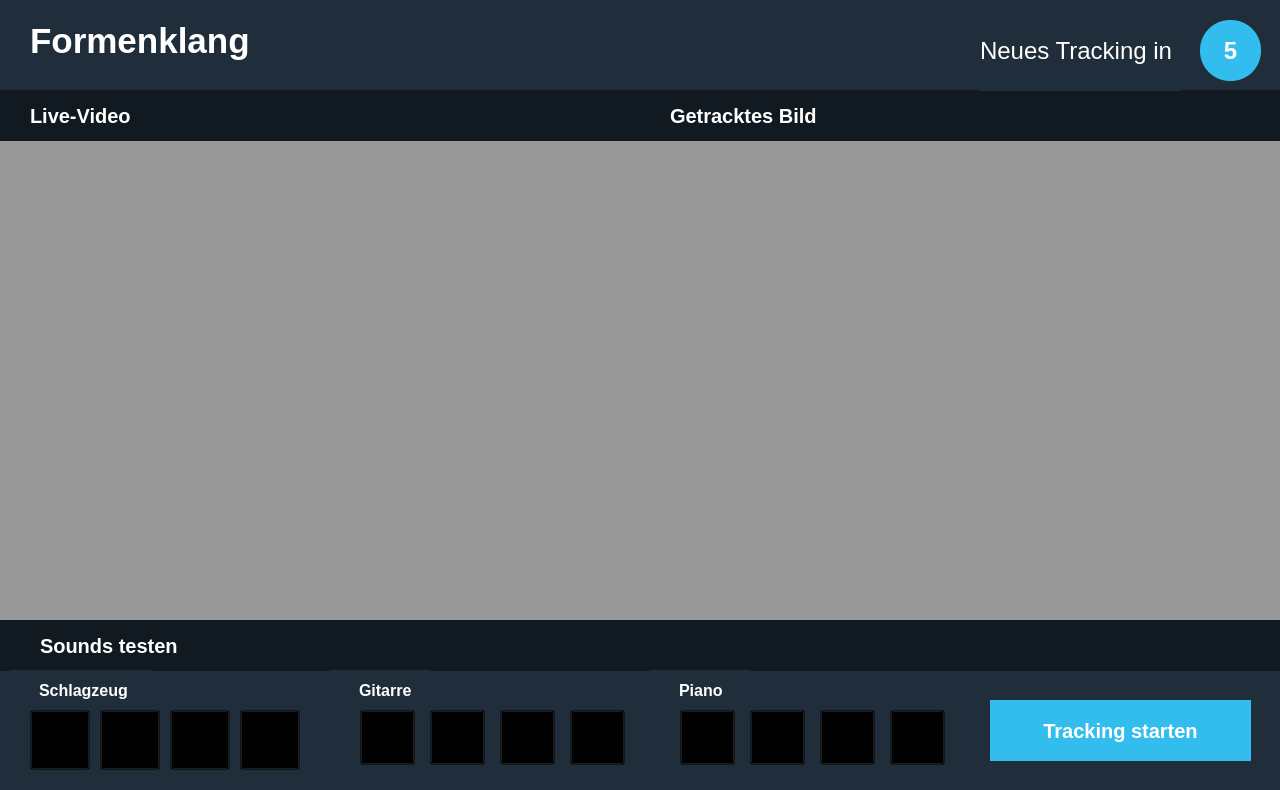
<?xml version="1.0" encoding="UTF-8"?>
<ui version="4.0">
 <class>MainWindow</class>
 <widget class="QMainWindow" name="MainWindow">
  <property name="geometry">
   <rect>
    <x>0</x>
    <y>0</y>
    <width>1280</width>
    <height>790</height>
   </rect>
  </property>
  <property name="sizePolicy">
   <sizepolicy hsizetype="Fixed" vsizetype="Fixed">
    <horstretch>0</horstretch>
    <verstretch>0</verstretch>
   </sizepolicy>
  </property>
  <property name="minimumSize">
   <size>
    <width>1280</width>
    <height>790</height>
   </size>
  </property>
  <property name="maximumSize">
   <size>
    <width>1280</width>
    <height>790</height>
   </size>
  </property>
  <property name="windowTitle">
   <string>MainWindow</string>
  </property>
  <property name="styleSheet">
   <string notr="true">background-color: #202d3a;
color: #ffffff;</string>
  </property>
  <widget class="QWidget" name="centralWidget">
   <widget class="VideoWidget" name="inputImage">
    <property name="geometry">
     <rect>
      <x>0</x>
      <y>140</y>
      <width>640</width>
      <height>480</height>
     </rect>
    </property>
    <property name="styleSheet">
     <string notr="true">border: 0;
background-color: #999999;
width: 100%;</string>
    </property>
    <property name="frameShape">
     <enum>QFrame::Box</enum>
    </property>
    <property name="text">
     <string/>
    </property>
    <property name="scaledContents">
     <bool>false</bool>
    </property>
    <property name="alignment">
     <set>Qt::AlignCenter</set>
    </property>
   </widget>
   <widget class="QLabel" name="label">
    <property name="geometry">
     <rect>
      <x>30</x>
      <y>20</y>
      <width>241</width>
      <height>41</height>
     </rect>
    </property>
    <property name="styleSheet">
     <string notr="true">font-size: 35px;
font-weight: bold;
</string>
    </property>
    <property name="text">
     <string>Formenklang</string>
    </property>
   </widget>
   <widget class="VideoWidget" name="trackedImage">
    <property name="geometry">
     <rect>
      <x>640</x>
      <y>140</y>
      <width>640</width>
      <height>480</height>
     </rect>
    </property>
    <property name="styleSheet">
     <string notr="true">border: 0;
background-color: #999999;
width: 100%;</string>
    </property>
    <property name="frameShape">
     <enum>QFrame::Box</enum>
    </property>
    <property name="text">
     <string/>
    </property>
    <property name="scaledContents">
     <bool>false</bool>
    </property>
    <property name="alignment">
     <set>Qt::AlignCenter</set>
    </property>
   </widget>
   <widget class="QLabel" name="countDownLabel">
    <property name="geometry">
     <rect>
      <x>1200</x>
      <y>20</y>
      <width>61</width>
      <height>61</height>
     </rect>
    </property>
    <property name="styleSheet">
     <string notr="true">font-size: 24px;
font-weight: bold;
background-color: #33bdef;
border-radius:30px;
</string>
    </property>
    <property name="text">
     <string>5</string>
    </property>
    <property name="alignment">
     <set>Qt::AlignCenter</set>
    </property>
   </widget>
   <widget class="QWidget" name="widget" native="true">
    <property name="geometry">
     <rect>
      <x>0</x>
      <y>90</y>
      <width>1281</width>
      <height>51</height>
     </rect>
    </property>
    <property name="styleSheet">
     <string notr="true">background-color: #121a21;</string>
    </property>
    <widget class="QLabel" name="label_3">
     <property name="geometry">
      <rect>
       <x>0</x>
       <y>0</y>
       <width>291</width>
       <height>51</height>
      </rect>
     </property>
     <property name="styleSheet">
      <string notr="true">font-size: 20px;
font-weight: bold;
color: #ffffff;
padding-left:25px;
</string>
     </property>
     <property name="text">
      <string>Live-Video</string>
     </property>
    </widget>
    <widget class="QLabel" name="label_4">
     <property name="geometry">
      <rect>
       <x>640</x>
       <y>0</y>
       <width>291</width>
       <height>51</height>
      </rect>
     </property>
     <property name="styleSheet">
      <string notr="true">font-size: 20px;
font-weight: bold;
color: #ffffff;
padding-left:25px;
</string>
     </property>
     <property name="text">
      <string>Getracktes Bild</string>
     </property>
    </widget>
   </widget>
   <widget class="QLabel" name="newTrackingInLabel">
    <property name="geometry">
     <rect>
      <x>980</x>
      <y>10</y>
      <width>201</width>
      <height>81</height>
     </rect>
    </property>
    <property name="styleSheet">
     <string notr="true">font-size:24px;
</string>
    </property>
    <property name="text">
     <string>Neues Tracking in</string>
    </property>
   </widget>
   <widget class="QWidget" name="widget_2" native="true">
    <property name="geometry">
     <rect>
      <x>0</x>
      <y>620</y>
      <width>1281</width>
      <height>51</height>
     </rect>
    </property>
    <property name="styleSheet">
     <string notr="true">background-color: #121a21;</string>
    </property>
    <widget class="QLabel" name="label_2">
     <property name="geometry">
      <rect>
       <x>10</x>
       <y>0</y>
       <width>291</width>
       <height>51</height>
      </rect>
     </property>
     <property name="styleSheet">
      <string notr="true">font-size: 20px;
font-weight: bold;
color: #ffffff;
padding-left:25px;
</string>
     </property>
     <property name="text">
      <string>Sounds testen</string>
     </property>
    </widget>
   </widget>
   <widget class="QPushButton" name="playStopBtn">
    <property name="geometry">
     <rect>
      <x>990</x>
      <y>700</y>
      <width>261</width>
      <height>61</height>
     </rect>
    </property>
    <property name="styleSheet">
     <string notr="true">#playStopBtn {
color: #ffffff;
font-weight:bold;
font-size:20px;
background-color: #33bdef;
selection-color: #ffffff ;
selection-background-color: #33bdef ; 
border: 0;
}
#playStopBtn:hover {
color: #ffffff;
background-color: #019ad2;
selection-color: #ffffff ;
selection-background-color: #019ad2 ; 
border: 0;
}</string>
    </property>
    <property name="text">
     <string>Tracking starten</string>
    </property>
   </widget>
   <widget class="QLabel" name="label_5">
    <property name="geometry">
     <rect>
      <x>10</x>
      <y>670</y>
      <width>141</width>
      <height>40</height>
     </rect>
    </property>
    <property name="styleSheet">
     <string notr="true">font-size: 16px;
color: #ffffff;
padding-left:25px;
font-weight:bold;
</string>
    </property>
    <property name="text">
     <string>Schlagzeug</string>
    </property>
   </widget>
   <widget class="QPushButton" name="dreieck_gelb">
    <property name="geometry">
     <rect>
      <x>100</x>
      <y>710</y>
      <width>60</width>
      <height>60</height>
     </rect>
    </property>
    <property name="styleSheet">
     <string notr="true">
background: transparent;
border-image: url(:images/images/dreieck_gelb.png);
background-repeat: none;
</string>
    </property>
    <property name="text">
     <string/>
    </property>
   </widget>
   <widget class="QPushButton" name="dreieck_rot">
    <property name="geometry">
     <rect>
      <x>240</x>
      <y>710</y>
      <width>60</width>
      <height>60</height>
     </rect>
    </property>
    <property name="styleSheet">
     <string notr="true">
background: transparent;
border-image: url(:images/images/dreieck_rot.png);
background-repeat: none;
</string>
    </property>
    <property name="text">
     <string/>
    </property>
   </widget>
   <widget class="QPushButton" name="dreieck_gruen">
    <property name="geometry">
     <rect>
      <x>30</x>
      <y>710</y>
      <width>60</width>
      <height>60</height>
     </rect>
    </property>
    <property name="styleSheet">
     <string notr="true">
background: transparent;
border-image: url(:images/images/dreieck_gruen.png);
background-repeat: none;
</string>
    </property>
    <property name="text">
     <string/>
    </property>
   </widget>
   <widget class="QPushButton" name="dreieck_blau">
    <property name="geometry">
     <rect>
      <x>170</x>
      <y>710</y>
      <width>60</width>
      <height>60</height>
     </rect>
    </property>
    <property name="styleSheet">
     <string notr="true">
background: transparent;
border-image: url(:images/images/dreieck_blau.png);
background-repeat: none;
</string>
    </property>
    <property name="text">
     <string/>
    </property>
   </widget>
   <widget class="QLabel" name="label_6">
    <property name="geometry">
     <rect>
      <x>330</x>
      <y>670</y>
      <width>100</width>
      <height>40</height>
     </rect>
    </property>
    <property name="styleSheet">
     <string notr="true">font-size: 16px;
color: #ffffff;
padding-left:25px;
font-weight:bold;
</string>
    </property>
    <property name="text">
     <string>Gitarre</string>
    </property>
   </widget>
   <widget class="QPushButton" name="quadrat_rot">
    <property name="geometry">
     <rect>
      <x>570</x>
      <y>710</y>
      <width>55</width>
      <height>55</height>
     </rect>
    </property>
    <property name="styleSheet">
     <string notr="true">
background: transparent;
border-image: url(:images/images/quadrat_rot.png);
background-repeat: none;
</string>
    </property>
    <property name="text">
     <string/>
    </property>
   </widget>
   <widget class="QPushButton" name="quadrat_gruen">
    <property name="geometry">
     <rect>
      <x>360</x>
      <y>710</y>
      <width>55</width>
      <height>55</height>
     </rect>
    </property>
    <property name="styleSheet">
     <string notr="true">
background: transparent;
border-image: url(:images/images/quadrat_gruen.png);
background-repeat: none;
</string>
    </property>
    <property name="text">
     <string/>
    </property>
   </widget>
   <widget class="QPushButton" name="quadrat_gelb">
    <property name="geometry">
     <rect>
      <x>430</x>
      <y>710</y>
      <width>55</width>
      <height>55</height>
     </rect>
    </property>
    <property name="styleSheet">
     <string notr="true">
background: transparent;
border-image: url(:images/images/quadrat_gelb.png);
background-repeat: none;
</string>
    </property>
    <property name="text">
     <string/>
    </property>
   </widget>
   <widget class="QPushButton" name="quadrat_blau">
    <property name="geometry">
     <rect>
      <x>500</x>
      <y>710</y>
      <width>55</width>
      <height>55</height>
     </rect>
    </property>
    <property name="styleSheet">
     <string notr="true">
background: transparent;
border-image: url(:images/images/quadrat_blau.png);
background-repeat: none;
</string>
    </property>
    <property name="text">
     <string/>
    </property>
   </widget>
   <widget class="QLabel" name="label_7">
    <property name="geometry">
     <rect>
      <x>650</x>
      <y>670</y>
      <width>100</width>
      <height>40</height>
     </rect>
    </property>
    <property name="styleSheet">
     <string notr="true">font-size: 16px;
color: #ffffff;
padding-left:25px;
font-weight:bold;
</string>
    </property>
    <property name="text">
     <string>Piano</string>
    </property>
   </widget>
   <widget class="QPushButton" name="pentagon_rot">
    <property name="geometry">
     <rect>
      <x>890</x>
      <y>710</y>
      <width>55</width>
      <height>55</height>
     </rect>
    </property>
    <property name="styleSheet">
     <string notr="true">
background: transparent;
border-image: url(:images/images/pentagon_rot.png);
background-repeat: none;
</string>
    </property>
    <property name="text">
     <string/>
    </property>
   </widget>
   <widget class="QPushButton" name="pentagon_gelb">
    <property name="geometry">
     <rect>
      <x>750</x>
      <y>710</y>
      <width>55</width>
      <height>55</height>
     </rect>
    </property>
    <property name="styleSheet">
     <string notr="true">
background: transparent;
border-image: url(:images/images/pentagon_gelb.png);
background-repeat: none;
</string>
    </property>
    <property name="text">
     <string/>
    </property>
   </widget>
   <widget class="QPushButton" name="pentagon_blau">
    <property name="geometry">
     <rect>
      <x>820</x>
      <y>710</y>
      <width>55</width>
      <height>55</height>
     </rect>
    </property>
    <property name="styleSheet">
     <string notr="true">
background: transparent;
border-image: url(:images/images/pentagon_blau.png);
background-repeat: none;
</string>
    </property>
    <property name="text">
     <string/>
    </property>
   </widget>
   <widget class="QPushButton" name="pentagon_gruen">
    <property name="geometry">
     <rect>
      <x>680</x>
      <y>710</y>
      <width>55</width>
      <height>55</height>
     </rect>
    </property>
    <property name="styleSheet">
     <string notr="true">
background: transparent;
border-image: url(:images/images/pentagon_gruen.png);
background-repeat: none;
</string>
    </property>
    <property name="text">
     <string/>
    </property>
   </widget>
  </widget>
 </widget>
 <layoutdefault spacing="6" margin="11"/>
 <customwidgets>
  <customwidget>
   <class>VideoWidget</class>
   <extends>QLabel</extends>
   <header>videowidget.h</header>
  </customwidget>
 </customwidgets>
 <resources/>
 <connections/>
</ui>
